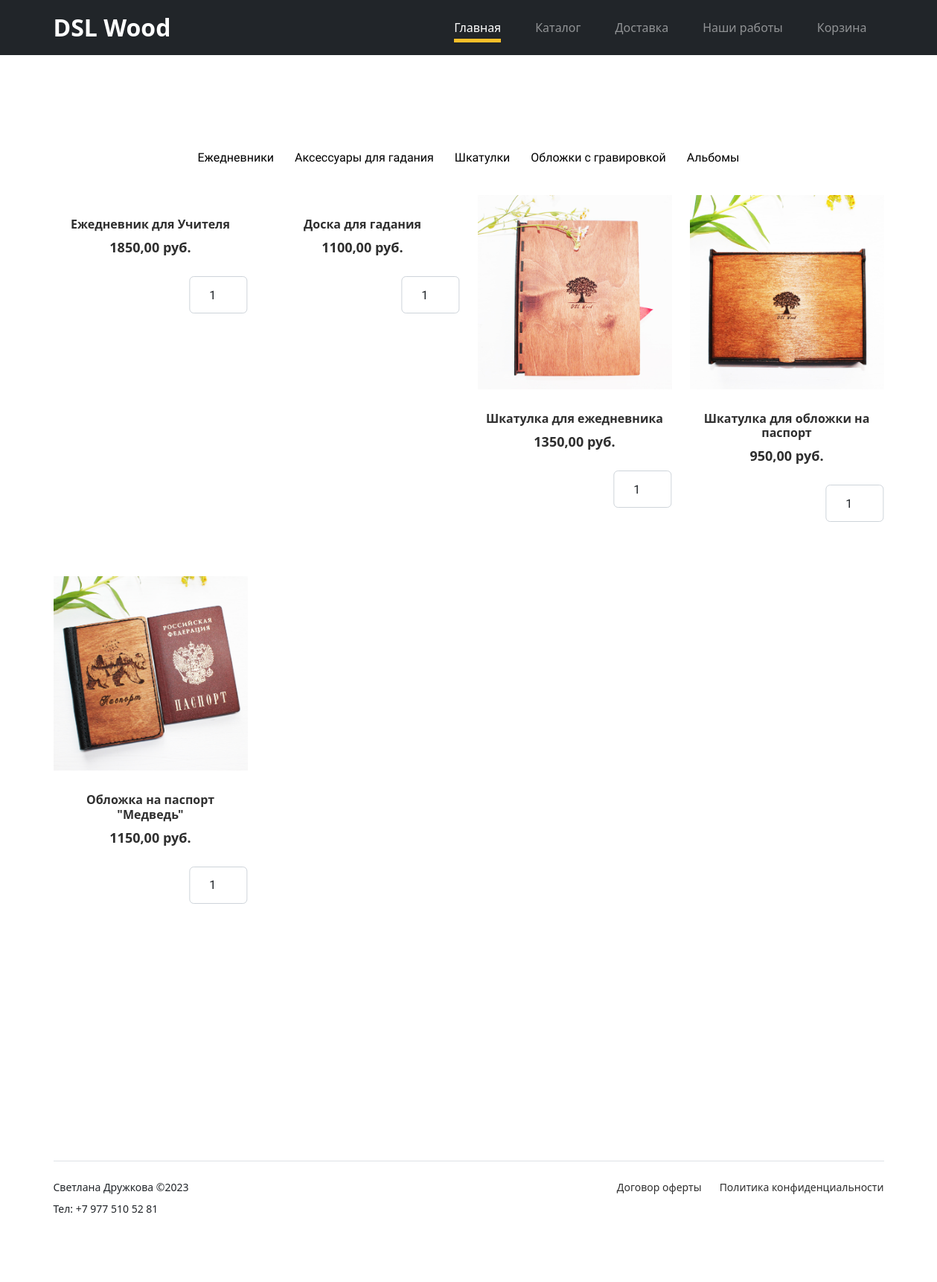
/catalog/, run on an earlier commit of the app's database.
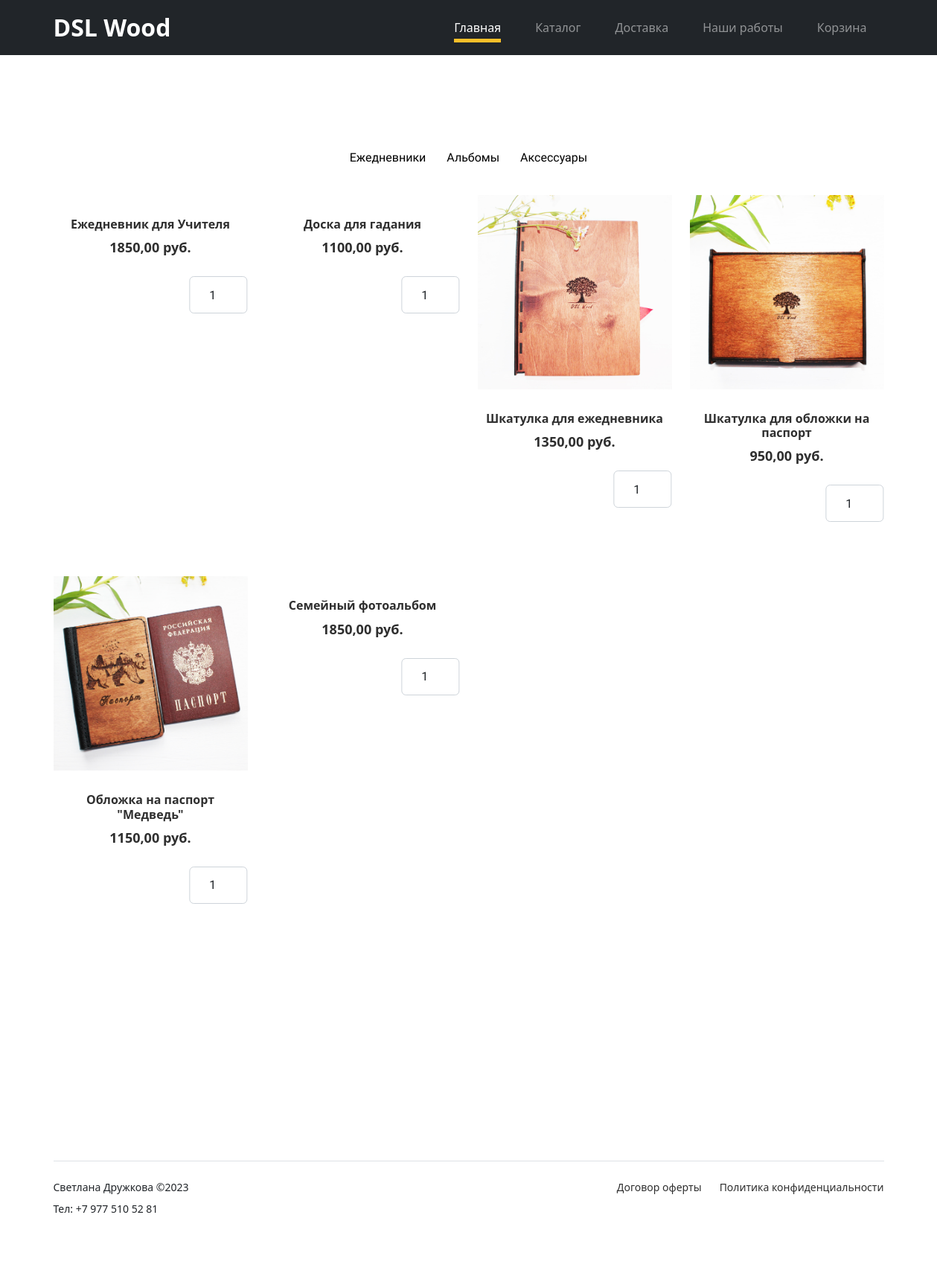
And on a later commit of the database.
### catalog/models.py (models this page shows, shortened)
class Category(models.Model):
    CHOICES_STATUS = (
        ('Опубликовано', 'Опубликовано'),
        ('Скрыто', 'Скрыто'),
    )
    name_cat = models.CharField(verbose_name='Категория', max_length=100)
    status = models.CharField(choices=CHOICES_STATUS, max_length=100, default='Опубликовано')
    class Meta:
        verbose_name = 'Категория'
        verbose_name_plural = 'Категории'

class Product(models.Model):
    title = models.CharField(verbose_name='Название', max_length=100)
    category = models.ForeignKey(Category, on_delete=models.CASCADE, verbose_name='Категория')
    image = models.ImageField(verbose_name='Фото', upload_to='products/')
    slug = models.SlugField(max_length=50, unique=True, default=title, verbose_name='URL')
    description = models.TextField(verbose_name='Описание', default='')
    price = models.DecimalField(verbose_name='Стоимость', max_digits=10, decimal_places=2)
    class Meta:
        verbose_name = 'Товар'
        verbose_name_plural = 'Товары'

### catalog/views.py (the view)
# urls.py: path('', views.category_products, name='category_products'),
def category_products(request):
    status = 'Опубликовано'
    categories = Category.objects.filter(status=status).all()
    category = None
    products = Product.objects.all()
    form = CartAddProductForm()
    return render(request, 'catalog/product_detail2.html', {'category': category, 'categories': categories,
                                                            'products': products,
                                                            "form": form})

### cart/forms.py
class CartAddProductForm(forms.Form):
    quantity = forms.IntegerField(label="", max_value=6, min_value=1, initial=1,
                                  widget=forms.NumberInput(attrs={'class': 'form-control',
                                                                  'style': 'width: 30%; '
                                                                  'text-align: center;'}))
    update = forms.BooleanField(required=False, initial=False, widget=forms.HiddenInput)

### catalog/templates/catalog/product_detail2.html (shortened to what this page needs)
{% extends 'main/layout2.html' %}
{% block content %}
<div class="untree_co-section product-section before-footer-section">
<div class="container">
        <div class="vertical-menu">
            {% for category in categories %}
            <a href="{% url 'cat_slug_products' category_slug=category.id %}"> {{category.name_cat}}</a>
            {% endfor %}
        </div>
        <br>
        <div class="row">
            {% for product in products %}
            <div class="col-12 col-md-4 col-lg-3 mb-5">
                <a class="product-item" href="{% url 'get_slug_product' product_id=product.id %}">
                    <img src="{{product.image.url}}" alt="{{image.name}}" tabindex="0"
                         class="img-fluid product-thumbnail">
                    <h3 class="product-title">{{product.title}}</h3>
                    <strong class="product-price">{{product.price}} руб.</strong>
                    <form action="{% url 'cart_add' product_id=product.id%}"
                          method="post">
                        <div class="form_count"> {{ form }} </div>
                    </form>
                </a>
            </div>
            {% endfor %}
        </div>
</div>
    </div>
{% endblock %}

### main/templates/main/layout2.html (shortened to what this page needs)
<!doctype html>
{% load static %}
<html lang="ru">
<head>
    <link rel="stylesheet" href="{% static '/main/css/index2.css' %}">
    <link rel="stylesheet" href="{% static '/main/css/bootstrap.min.css' %}">
    <link rel="stylesheet" href="{% static '/main/css/style.css' %}">
    <link rel="stylesheet" href="{% static '/main/css/tiny-slider.css' %}">
    <link rel="stylesheet" href="https://cdn.jsdelivr.net/npm/bootstrap@5.2.3/dist/css/bootstrap.min.css">
</head>
<header>
		<nav class="custom-navbar navbar navbar navbar-expand-md navbar-dark bg-dark" arial-label="Furni navigation bar">
			<div class="container">
				<a class="navbar-brand" href="/">DSL Wood</a>
				<div class="collapse navbar-collapse" id="navbarsFurni">
					<ul class="custom-navbar-nav navbar-nav ms-auto mb-2 mb-md-0">
						<li class="nav-item active">
							<a class="nav-link" href="/">Главная</a>
						</li>
						<li><a class="nav-link" href="/catalog/">Каталог</a></li>
						<li><a class="nav-link" href="/delivery/">Доставка</a></li>
						<li><a class="nav-link" href="/gallery/">Наши работы</a></li>
						<li><a class="nav-link" href="/cart/">Корзина</a></li>
					</ul>
				</div>
			</div>
		</nav>
</header>
<body>
<div>
    {% block content %}
    {% endblock %}
</div>
		<footer class="footer-section">
            <div class="container relative">
				<div class="border-top copyright">
					<div class="row pt-4">
						<div class="col-lg-6">
                            <p class="mb-2 text-center text-lg-start">Светлана Дружкова &copy;<script>document.write(new Date().getFullYear());</script> </p>
							<p class="mb-2 text-center text-lg-start">Тел: +7 977 510 52 81</p>
						</div>
						<div class="col-lg-6 text-center text-lg-end">
							<ul class="list-unstyled d-inline-flex ms-auto">
								<li class="me-4"><a href="#">Договор оферты</a></li>
								<li><a href="#">Политика конфиденциальности</a></li>
							</ul>
						</div>
					</div>
				</div>
            </div>
        </footer>
</body>
</html>

### static/main/css/style.css (style rules this page uses)
body { overflow-x: hidden; position: relative; }
body { font-family: "Ubuntu Condensed", sans-serif; font-weight: 400; line-height: 28px; color: #6a6a6a; font-size: 14px; background-color: #eff2f1; }
a { text-decoration: none; -webkit-transition: .3s all ease; -o-transition: .3s all ease; transition: .3s all ease; color: #2f2f2f; text-decoration: underline; }
.custom-navbar { background: #3b5d50 !important; padding-top: 20px; padding-bottom: 20px; }
.custom-navbar .navbar-brand { font-size: 32px; font-weight: 600; }
@media (min-width: 700px) { .custom-navbar .custom-navbar-nav li { margin-left: 15px; margin-right: 15px; } }
.custom-navbar .custom-navbar-nav li a { font-weight: 500; color: #ffffff !important; opacity: .5; -webkit-transition: .3s all ease; -o-transition: .3s all ease; transition: .3s all ease; position: relative; }
@media (min-width: 700px) { .custom-navbar .custom-navbar-nav li a:before { content: ""; position: absolute; bottom: 0; left: 8px; right: 8px; background: #f9bf29; height: 5px; opacity: 1; visibility: visible; width: 0; -webkit-transition: .15s all ease-out; -o-transition: .15s all ease-out; transition: .15s all ease-out; } }
.custom-navbar .custom-navbar-nav li.active a { opacity: 1; }
.custom-navbar .custom-navbar-nav li.active a:before { width: calc(100% - 16px); }
.product-section { padding: 7rem 0; }
.product-section .product-item { text-align: center; text-decoration: none; display: block; position: relative; padding-bottom: 50px; cursor: pointer; }
.product-section .product-item .product-thumbnail { margin-bottom: 30px; position: relative; top: 0; -webkit-transition: .3s all ease; -o-transition: .3s all ease; transition: .3s all ease; }
.product-section .product-item h3 { font-weight: 600; font-size: 16px; }
.product-section .product-item strong { font-weight: 800 !important; font-size: 18px !important; }
.product-section .product-item h3, .product-section .product-item strong { color: #2f2f2f; text-decoration: none; }
.form_count { justify-content: center; justify-items: center; align: center; transform: translate(35%, 50%); }
.product-section .product-item:before { bottom: 0; left: 0; right: 0; position: absolute; content: ""; background: #dce5e4; height: 0%; z-index: -1; border-radius: 10px; -webkit-transition: .3s all ease; -o-transition: .3s all ease; transition: .3s all ease; }
.before-footer-section { padding: 7rem 0 12rem 0 !important; }
.footer-section { padding: 80px 0; background: #ffffff; }
.footer-section .relative { position: relative; }
.footer-section a { text-decoration: none; color: #2f2f2f; -webkit-transition: .3s all ease; -o-transition: .3s all ease; transition: .3s all ease; }
.footer-section .border-top { border-color: #dce5e4; }
.footer-section .border-top.copyright { font-size: 14px !important; }
.untree_co-section { padding: 7rem 0; }
.form-control { height: 50px; border-radius: 10px; font-family: "Ubuntu Condensed", sans-serif; }

### catalog/templates/catalog/product_detail2.html (style rules this page uses)
.vertical-menu { width: 200 px; font-family: "Ubuntu Condensed", sans-serif; display: flex; justify-content: center; align-items: center; }
.vertical-menu a { background-color: #ffffff; color: black; display: inline; padding: 14px; text-decoration: none; }

What changed in the data, as far as the page shows it:
removed Category: name_cat "Аксессуары для гадания"
removed Category: name_cat "Шкатулки"
removed Category: name_cat "Обложки с гравировкой"
added Category: name_cat "Аксессуары"
added Product: title "Семейный фотоальбом", price "1850,00", quantity "1"
